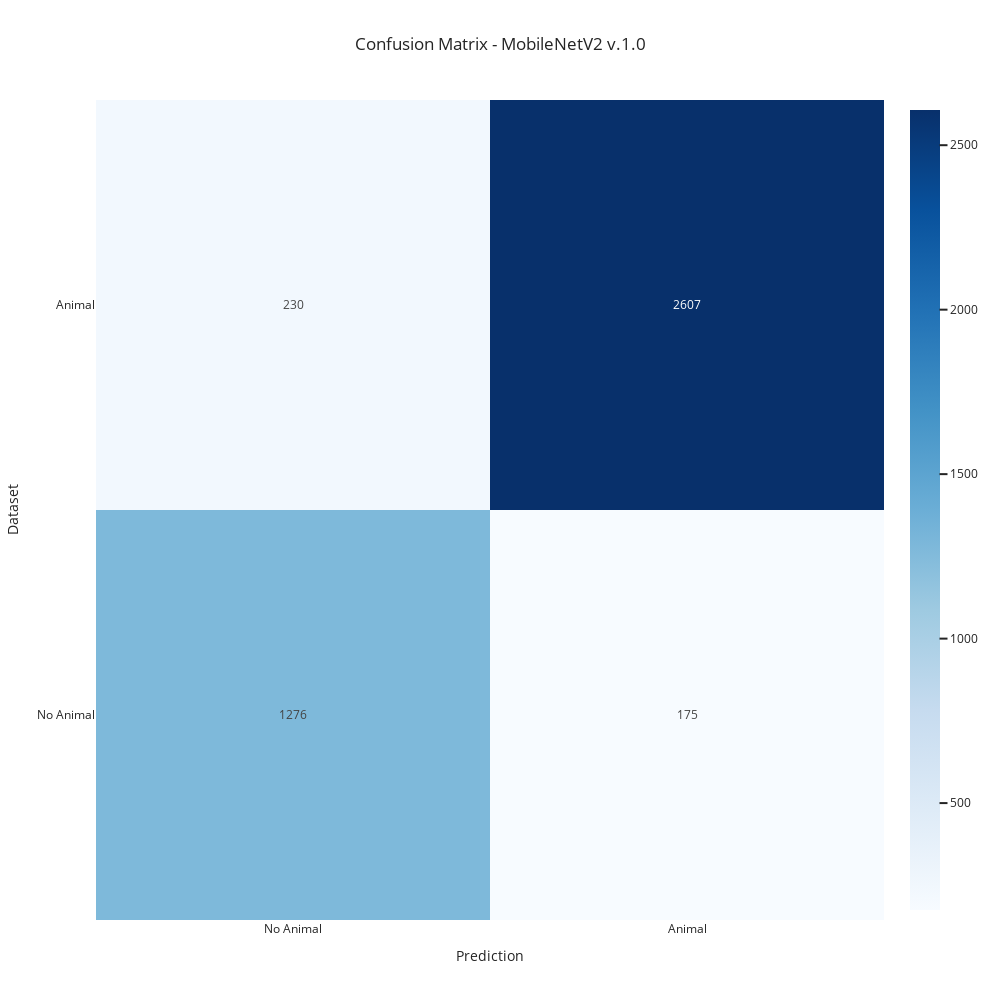

This figure's notebook cell:
### Code cell
import plotly.graph_objects as go
from sklearn.metrics import confusion_matrix

# Obtener las clases predichas a partir de las probabilidades
y_pred_class = (y_pred_prob > 0.5).astype(int)  # Para clasificación binaria

# Calcular la matriz de confusión
conf_matrix = confusion_matrix(y_true, y_pred_class)

# Crear etiquetas con los números
conf_matrix_text = [[str(value) for value in row] for row in conf_matrix]

# Crear el heatmap con Plotly
fig = go.Figure(
    data=go.Heatmap(
        z=conf_matrix,
        x=["No Animal", "Animal"],  # Predicted labels
        y=["No Animal", "Animal"],  # Actual labels
        text=conf_matrix_text,  # Añadir los valores como texto
        texttemplate="%{text}",  # Mostrar los valores en las celdas
        colorscale="Blues",
        showscale=True,
    )
)

# Configurar diseño
fig.update_layout(
    title=f"Confusion Matrix - {model_name} {version}",
    xaxis_title="Prediction",
    yaxis_title="Dataset",
    xaxis=dict(tickmode="array", tickvals=[0, 1], ticktext=["No Animal", "Animal"]),
    yaxis=dict(tickmode="array", tickvals=[0, 1], ticktext=["No Animal", "Animal"]),
    template="seaborn",
    width=1000,
    height=1000,
)

# Mostrar la figura
fig.show()

### Figure 1 — Plotly figure (JSON) as saved in the notebook; plotly's stock layout.template omitted (floating-point values rounded to 4 significant figures)
{"data": [{"colorscale": [[0, "rgb(247,251,255)"], [0.125, "rgb(222,235,247)"], [0.25, "rgb(198,219,239)"], [0.375, "rgb(158,202,225)"], [0.5, "rgb(107,174,214)"], [0.625, "rgb(66,146,198)"], [0.75, "rgb(33,113,181)"], [0.875, "rgb(8,81,156)"], [1, "rgb(8,48,107)"]], "showscale": true, "text": [["1276", "175"], ["230", "2607"]], "texttemplate": "%{text}", "type": "heatmap", "x": ["No Animal", "Animal"], "y": ["No Animal", "Animal"], "z": [[1276, 175], [230, 2607]]}], "layout": {"height": 1000, "title": {"text": "Confusion Matrix - MobileNetV2 v.1.0"}, "width": 1000, "xaxis": {"tickmode": "array", "ticktext": ["No Animal", "Animal"], "tickvals": [0, 1], "title": {"text": "Prediction"}}, "yaxis": {"tickmode": "array", "ticktext": ["No Animal", "Animal"], "tickvals": [0, 1], "title": {"text": "Dataset"}}}}
